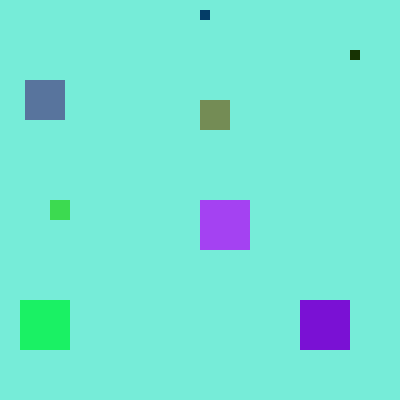
Frame 1 (no input)
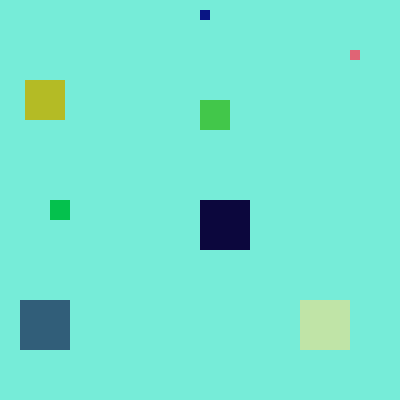
Frame 2 (the mouse pressed at the canvas centre, redrawn once)

The Processing sketch that drew these frames (run headless with seeded random() and noise(); the mouse was pressed at the canvas centre and the sketch redrawn once):

// Processing sketch: processing_186687
// ── processing_186687.pde

/*Created by Terry Moore
Contact: terryjuku@yahoo.com
Art 3001
Last Modified: 2.17.15 */




void setup() {
size(400, 400);
noStroke();
smooth();
noLoop();
background (118, 236, 216);
}

void draw () {
  Square (200, 200, 50, 50); //These values call for each variable within the Square function
  Square (50, 200, 20, 20);
  Square (200, 100, 30, 30);
  Square (350, 50, 10, 10);
  Square (25, 80, 40, 40);
  Square (20, 300, 50, 50);
  Square (200, 10, 10, 10);
  Square (300, 300, 50, 50);
}

void Square (int a, int b, int c, int d) { //Assigning the parameters and variables for the Square function

  fill (random (255), random (255), random (255)); //Applying randomized colors for each square

rect (a, b, c , d); //Drawing each rectangle using the assigned variables
}
